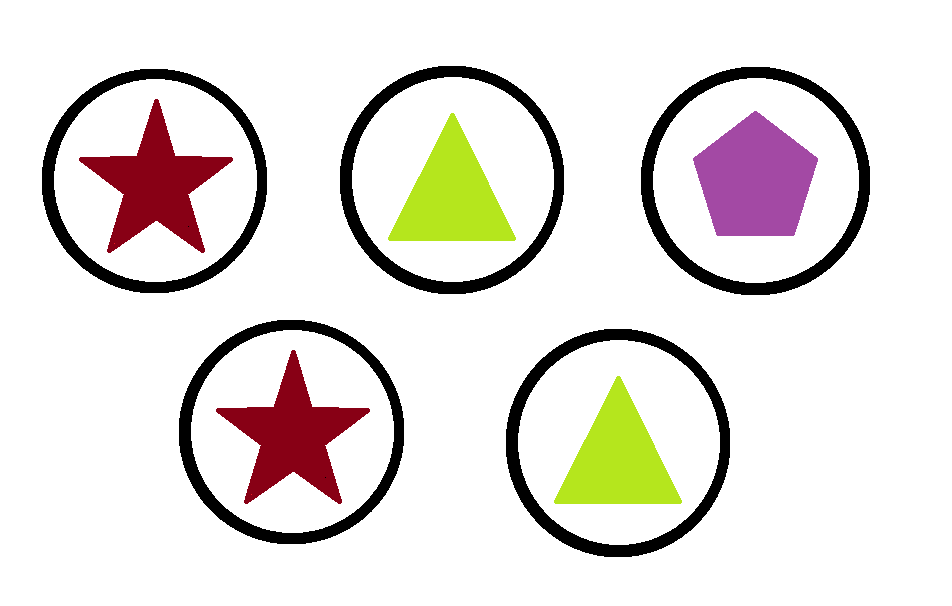
#> input picture projekt5 másolata/fotok/tokens3.png, 952 x 606 px
$ python projekt5main.py
#> lines starting #> are read from the running program, lines starting #| are printed output that depends on the picture; after the words box and inside, x2 and y2 are one past the last pixel; in counts of white or black regions, pixels touching at a corner belong together; long printed decimals are rounded

import numpy as np
import cv2

#tokenek mennyisége
tokenamount = 0
#háromszög alakú tokenek értéke 200 ft
triangle = 0
trianglevalue = 0
#négyzet alakú tokenek értéke 400 ft
square = 0
squarevalue = 0
#ötszög alakú tokenek értéke 400 ft
pentagon = 0
pentagonvalue = 0
#csillag alakú tokenek értéke 500 ft
star = 0
starvalue = 0

img = cv2.imread('fotok/tokens3.png')
#> img is the input picture: shape (606, 952, 3); mean B, G, R 222.1, 225.7, 230.1
imgGrey = cv2.cvtColor(img, cv2.COLOR_BGR2GRAY)
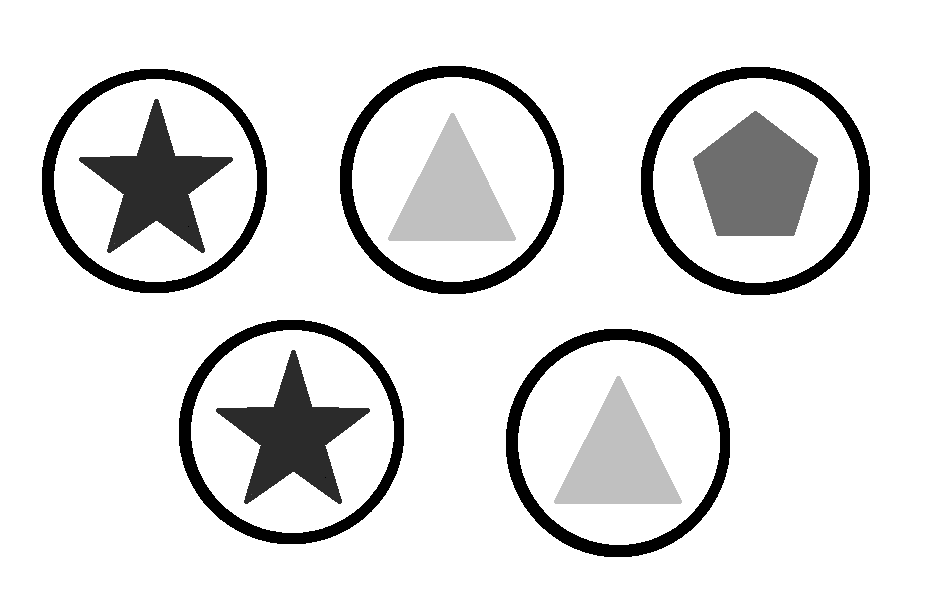
#> imgGrey: shape (606, 952); min 0, max 255, mean 226.6
_, thrash = cv2.threshold(imgGrey, 240, 255, cv2.THRESH_BINARY)
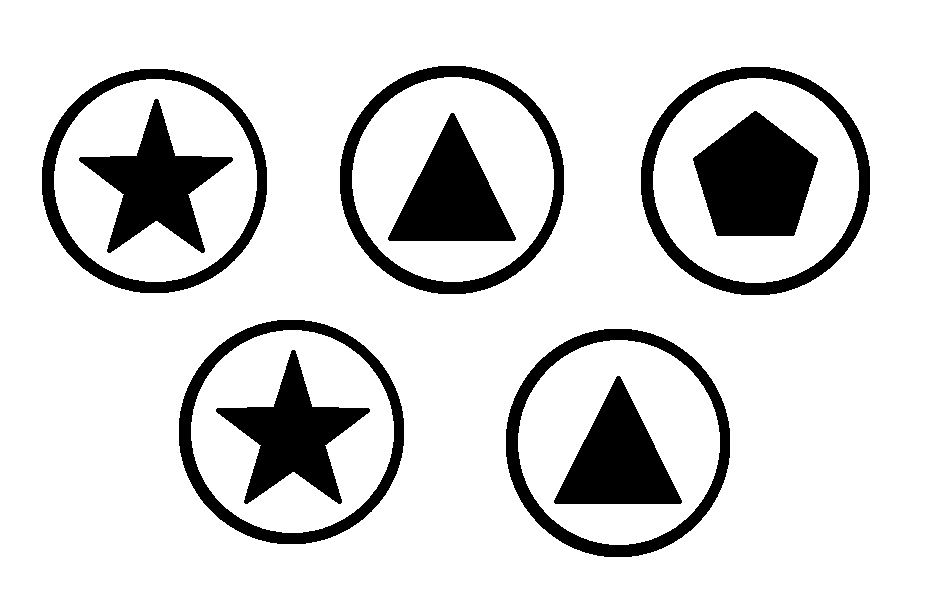
#> thrash: shape (606, 952); 85.3% white; 10 black regions
contours, _ = cv2.findContours(thrash, cv2.RETR_TREE, cv2.CHAIN_APPROX_NONE)
#> contours = 16 contours; largest, box (x1, y1, x2, y2) and area: (0, 0, 952, 606) 575355, (640, 66, 871, 296) 41612, (505, 328, 731, 558) 40717, (339, 65, 565, 295) 40717, (178, 319, 405, 545) 40182

cv2.imshow("img", img)
for contour in contours:
    approx = cv2.approxPolyDP(contour, 0.01* cv2.arcLength(contour, True), True)
    cv2.drawContours(img, [approx], 0, (0, 200, 0), 5)
    x = approx.ravel()[0]
    y = approx.ravel()[1] - 5
    if len(approx) == 3:
        cv2.putText(img, "Triangle", (x, y), cv2.FONT_HERSHEY_COMPLEX, 0.5, (0, 200, 0))
        triangle = triangle + 1
        trianglevalue += 200
    elif len(approx) == 4:
        x1 ,y1, w, h = cv2.boundingRect(approx)
        aspectRatio = float(w)/h
        print(aspectRatio)
        if aspectRatio >= 0.95 and aspectRatio <= 1.05:
          cv2.putText(img, "square", (x, y), cv2.FONT_HERSHEY_COMPLEX, 0.5, (0, 200, 0))
          square = square + 1
          squarevalue += 400
    elif len(approx) == 5:
        cv2.putText(img, "Pentagon", (x, y), cv2.FONT_HERSHEY_COMPLEX, 0.5, (0, 200, 0))
        pentagon = pentagon + 1
        pentagonvalue += 400
    elif len(approx) == 10:
        cv2.putText(img, "Star", (x, y), cv2.FONT_HERSHEY_COMPLEX, 0.5, (0, 200, 0))
        star = star + 1
        starvalue += 500
    else:
        cv2.putText(img, "Token", (x, y), cv2.FONT_HERSHEY_COMPLEX, 0.5, (0, 200, 0))
        tokenamount = tokenamount + 1
#> this loop made 16 passes
#> (approx, x, y, x1, y1, w, h, aspectRatio) on pass 1: ([[0, 0], [0, 605], [951, 605], [951, 0]], 0, -5, 0, 0, 952, 606, 1.57)
#> (approx, x, y, triangle, trianglevalue) on passes 4, 16: ([[617, 375], [680, 504], [553, 502]], 617, 370, 1, 200), ([[451, 112], [514, 241], [387, 239]], 451, 107, 2, 400)
#| 1.571
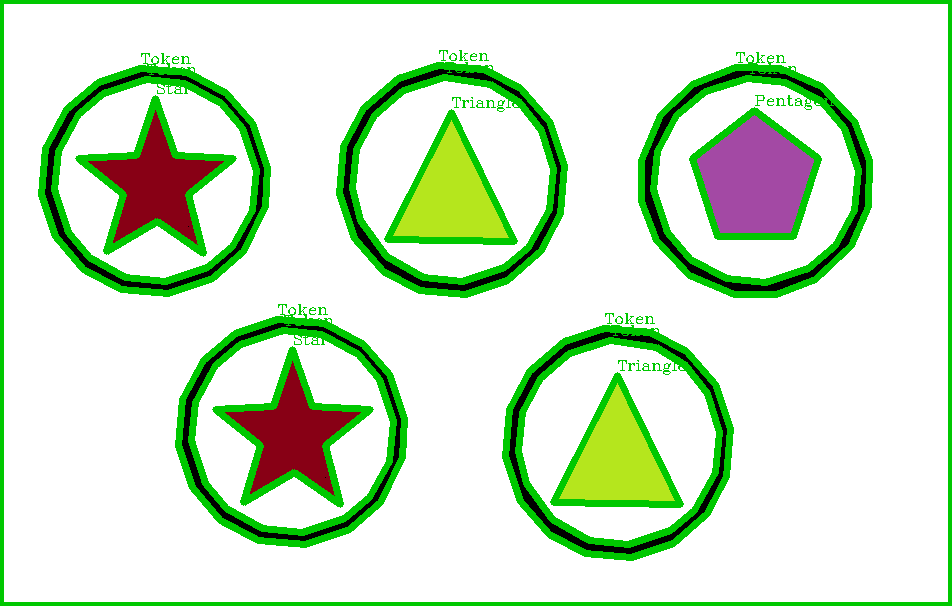
#> img: shape (606, 952, 3); 13.38% of pixels changed, all inside (x1, y1, x2, y2) = (0, 0, 952, 606)
#> after the loop, pentagon = 1; pentagonvalue = 400; square = 0; squarevalue = 0; star = 2; starvalue = 1000; tokenamount = 10; triangle = 2; trianglevalue = 400

finalamount = trianglevalue + squarevalue + pentagonvalue + starvalue
#> finalamount = 1800


print(f"{tokenamount/2} db token van.")
#| 5.0 db token van.
print(f"{triangle} db háromszög token, melyeknek össz értéke {trianglevalue}.")
#| 2 db háromszög token, melyeknek össz értéke 400.
print(f"{square} db négyzet token, melyeknek össz értéke {squarevalue}.")
#| 0 db négyzet token, melyeknek össz értéke 0.
print(f"{pentagon} db ötszög token, melyeknek össz értéke {pentagonvalue}.")
#| 1 db ötszög token, melyeknek össz értéke 400.
print(f"{star} db csillag token, melyeknek össz értéke {starvalue}.")
#| 2 db csillag token, melyeknek össz értéke 1000.
print(f"Az összes token értéke forintban: {finalamount} ft")
#| Az összes token értéke forintban: 1800 ft


cv2.imshow("shapes", img)
cv2.waitKey(0)
cv2.destroyAllWindows()

$ run again, with projekt5 másolata/fotok/tokens1.png copied over projekt5 másolata/fotok/tokens3.png
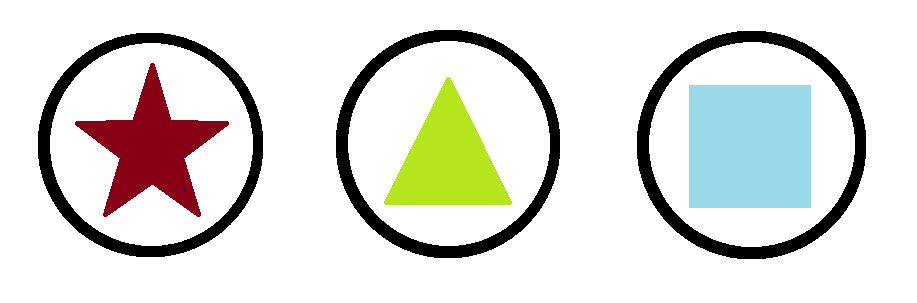
#> input picture projekt5 másolata/fotok/tokens1.png, 917 x 303 px
#> img is the input picture: shape (303, 917, 3); mean B, G, R 217.8, 222.4, 221.8
#> `_, thrash = cv2.threshold(imgGrey, 240, 255, cv2.THRESH_BINARY)`:
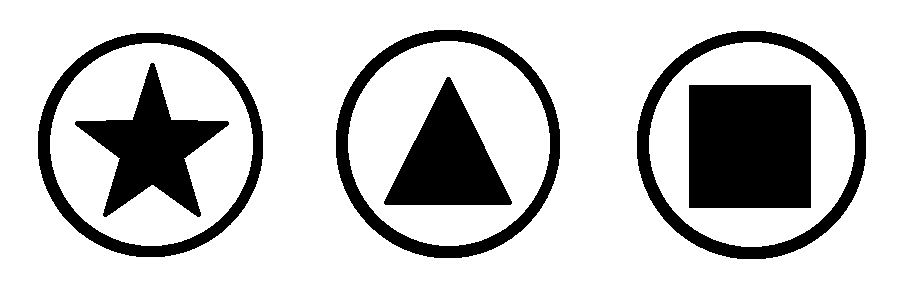
#> thrash: shape (303, 917); 79.8% white; 6 black regions
#> contours = 10 contours; largest, box (x1, y1, x2, y2) and area: (0, 0, 917, 303) 276632, (636, 30, 867, 260) 41612, (335, 29, 561, 259) 40717, (37, 32, 264, 258) 40182, (649, 42, 855, 247) 32842
#> the loop `for contour in contours:` made 10 passes
#> (approx, x, y, x1, y1, w, h, aspectRatio) on pass 7: ([[688, 85], [810, 84], [811, 207], [689, 208]], 688, 80, 688, 84, 124, 125, 0.992)
#> (printed output is left out)
#> after the loop `for contour in contours:`:
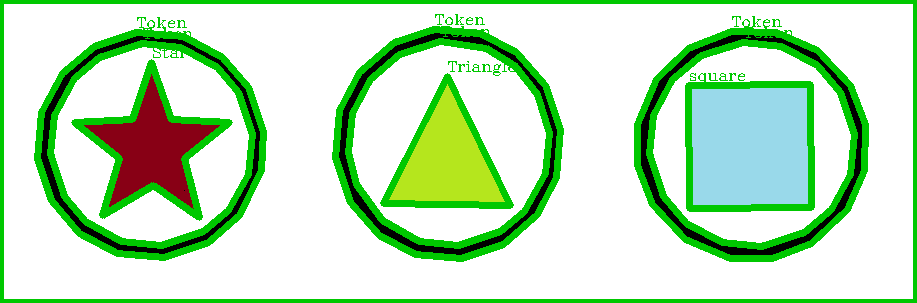
#> img: shape (303, 917, 3); 17.62% of pixels changed, all inside (x1, y1, x2, y2) = (0, 0, 917, 303)
#> after the loop `for contour in contours:`: pentagon = 0; square = 1; squarevalue = 400; star = 1; starvalue = 500; tokenamount = 6; triangle = 1; trianglevalue = 200
#> finalamount = 1100
#| 3.0 db token van.
#| 1 db háromszög token, melyeknek össz értéke 200.
#| 1 db négyzet token, melyeknek össz értéke 400.
#| 0 db ötszög token, melyeknek össz értéke 0.
#| 1 db csillag token, melyeknek össz értéke 500.
#| Az összes token értéke forintban: 1100 ft

$ run again, with projekt5 másolata/fotok/haromtoken.png copied over projekt5 másolata/fotok/tokens3.png
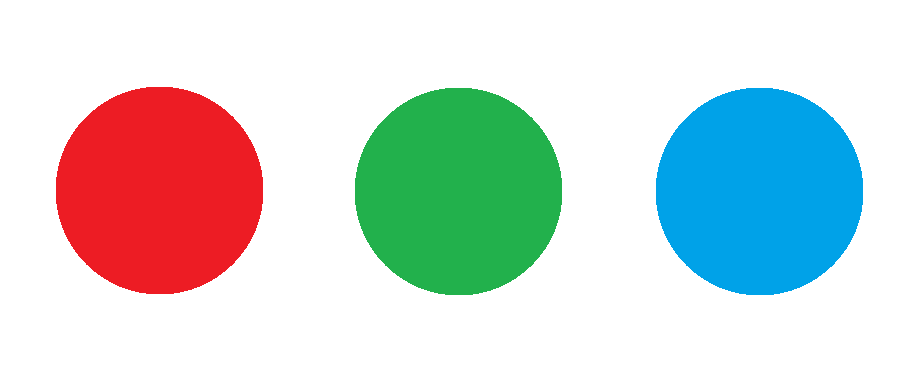
#> input picture projekt5 másolata/fotok/haromtoken.png, 924 x 386 px
#> img is the input picture: shape (386, 924, 3); mean B, G, R 215, 217.2, 208
#> `_, thrash = cv2.threshold(imgGrey, 240, 255, cv2.THRESH_BINARY)`:
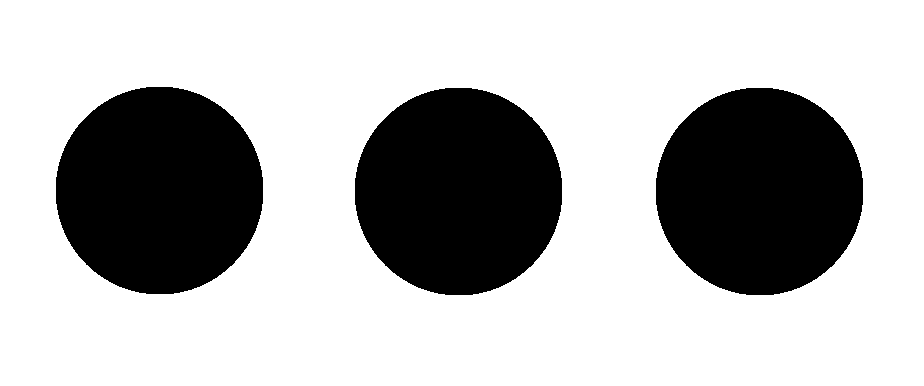
#> thrash: shape (386, 924); 71.5% white; 3 black regions
#> contours = 4 contours; box (x1, y1, x2, y2) and area: (0, 0, 924, 386) 355355, (655, 87, 864, 296) 34212, (354, 87, 563, 296) 34212, (55, 86, 264, 295) 34212
#> the loop `for contour in contours:` made 4 passes
#> (approx, x, y, x1, y1, w, h, aspectRatio) on pass 1: ([[0, 0], [0, 385], [923, 385], [923, 0]], 0, -5, 0, 0, 924, 386, 2.39)
#> (printed output is left out)
#> after the loop `for contour in contours:`:
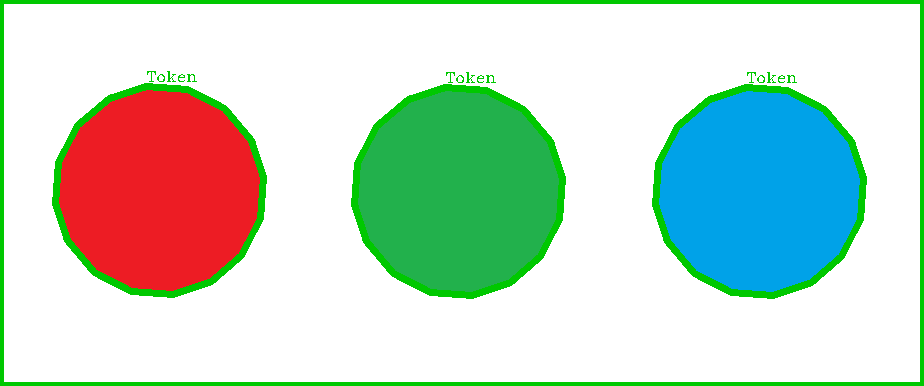
#> img: shape (386, 924, 3); 6.85% of pixels changed, all inside (x1, y1, x2, y2) = (0, 0, 924, 386)
#> after the loop `for contour in contours:`: pentagon = 0; tokenamount = 3; triangle = 0
#| 1.5 db token van.
#| 0 db háromszög token, melyeknek össz értéke 0.
#| 0 db négyzet token, melyeknek össz értéke 0.
#| 0 db ötszög token, melyeknek össz értéke 0.
#| 0 db csillag token, melyeknek össz értéke 0.
#| Az összes token értéke forintban: 0 ft
